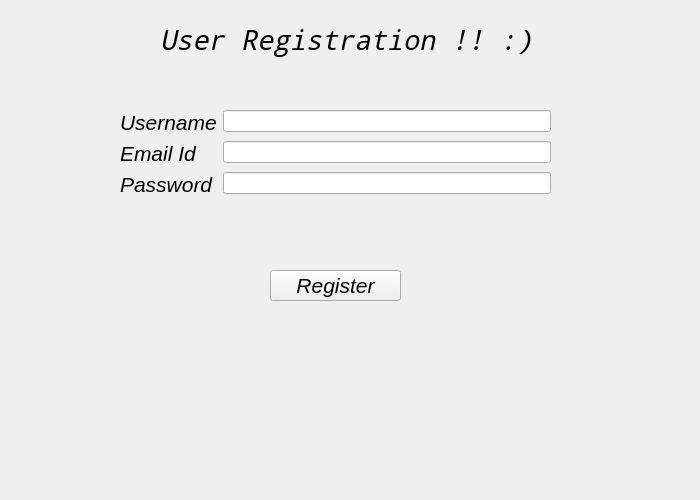
<?xml version="1.0" encoding="UTF-8"?>
<ui version="4.0">
 <class>AddUser</class>
 <widget class="QWidget" name="AddUser">
  <property name="geometry">
   <rect>
    <x>0</x>
    <y>0</y>
    <width>700</width>
    <height>500</height>
   </rect>
  </property>
  <property name="windowTitle">
   <string>Form</string>
  </property>
  <property name="autoFillBackground">
   <bool>false</bool>
  </property>
  <property name="styleSheet">
   <string notr="true"/>
  </property>
  <widget class="QLabel" name="label">
   <property name="geometry">
    <rect>
     <x>160</x>
     <y>20</y>
     <width>421</width>
     <height>41</height>
    </rect>
   </property>
   <property name="font">
    <font>
     <family>Noto Mono</family>
     <pointsize>20</pointsize>
     <weight>50</weight>
     <italic>true</italic>
     <bold>false</bold>
    </font>
   </property>
   <property name="text">
    <string>User Registration !! :)</string>
   </property>
  </widget>
  <widget class="QPushButton" name="logoutButton">
   <property name="geometry">
    <rect>
     <x>270</x>
     <y>270</y>
     <width>131</width>
     <height>31</height>
    </rect>
   </property>
   <property name="font">
    <font>
     <family>Liberation Sans</family>
     <pointsize>16</pointsize>
     <weight>50</weight>
     <italic>true</italic>
     <bold>false</bold>
    </font>
   </property>
   <property name="text">
    <string>Register</string>
   </property>
  </widget>
  <widget class="QWidget" name="formLayoutWidget">
   <property name="geometry">
    <rect>
     <x>120</x>
     <y>110</y>
     <width>431</width>
     <height>142</height>
    </rect>
   </property>
   <layout class="QFormLayout" name="formLayout">
    <property name="sizeConstraint">
     <enum>QLayout::SetDefaultConstraint</enum>
    </property>
    <property name="fieldGrowthPolicy">
     <enum>QFormLayout::AllNonFixedFieldsGrow</enum>
    </property>
    <item row="0" column="0">
     <widget class="QLabel" name="usernameLabel">
      <property name="font">
       <font>
        <family>Liberation Sans</family>
        <pointsize>16</pointsize>
        <italic>true</italic>
       </font>
      </property>
      <property name="text">
       <string>Username</string>
      </property>
     </widget>
    </item>
    <item row="0" column="1">
     <widget class="QLineEdit" name="usernameLineEdit"/>
    </item>
    <item row="1" column="1">
     <widget class="QLineEdit" name="emailIdLineEdit"/>
    </item>
    <item row="2" column="0">
     <widget class="QLabel" name="passwordLabel">
      <property name="font">
       <font>
        <family>Liberation Sans</family>
        <pointsize>16</pointsize>
        <italic>true</italic>
       </font>
      </property>
      <property name="text">
       <string>Password</string>
      </property>
     </widget>
    </item>
    <item row="2" column="1">
     <widget class="QLineEdit" name="passwordLineEdit"/>
    </item>
    <item row="1" column="0">
     <widget class="QLabel" name="emailIdLabel">
      <property name="font">
       <font>
        <family>Liberation Sans</family>
        <pointsize>16</pointsize>
        <italic>true</italic>
       </font>
      </property>
      <property name="text">
       <string>Email Id</string>
      </property>
     </widget>
    </item>
   </layout>
  </widget>
 </widget>
 <resources>
  <include location="homepage_resource.qrc"/>
 </resources>
 <connections>
  <connection>
   <sender>logoutButton</sender>
   <signal>clicked()</signal>
   <receiver>AddUser</receiver>
   <slot>logout()</slot>
   <hints>
    <hint type="sourcelabel">
     <x>381</x>
     <y>401</y>
    </hint>
    <hint type="destinationlabel">
     <x>442</x>
     <y>401</y>
    </hint>
   </hints>
  </connection>
 </connections>
 <slots>
  <slot>registerUser()</slot>
  <slot>logout()</slot>
 </slots>
</ui>
